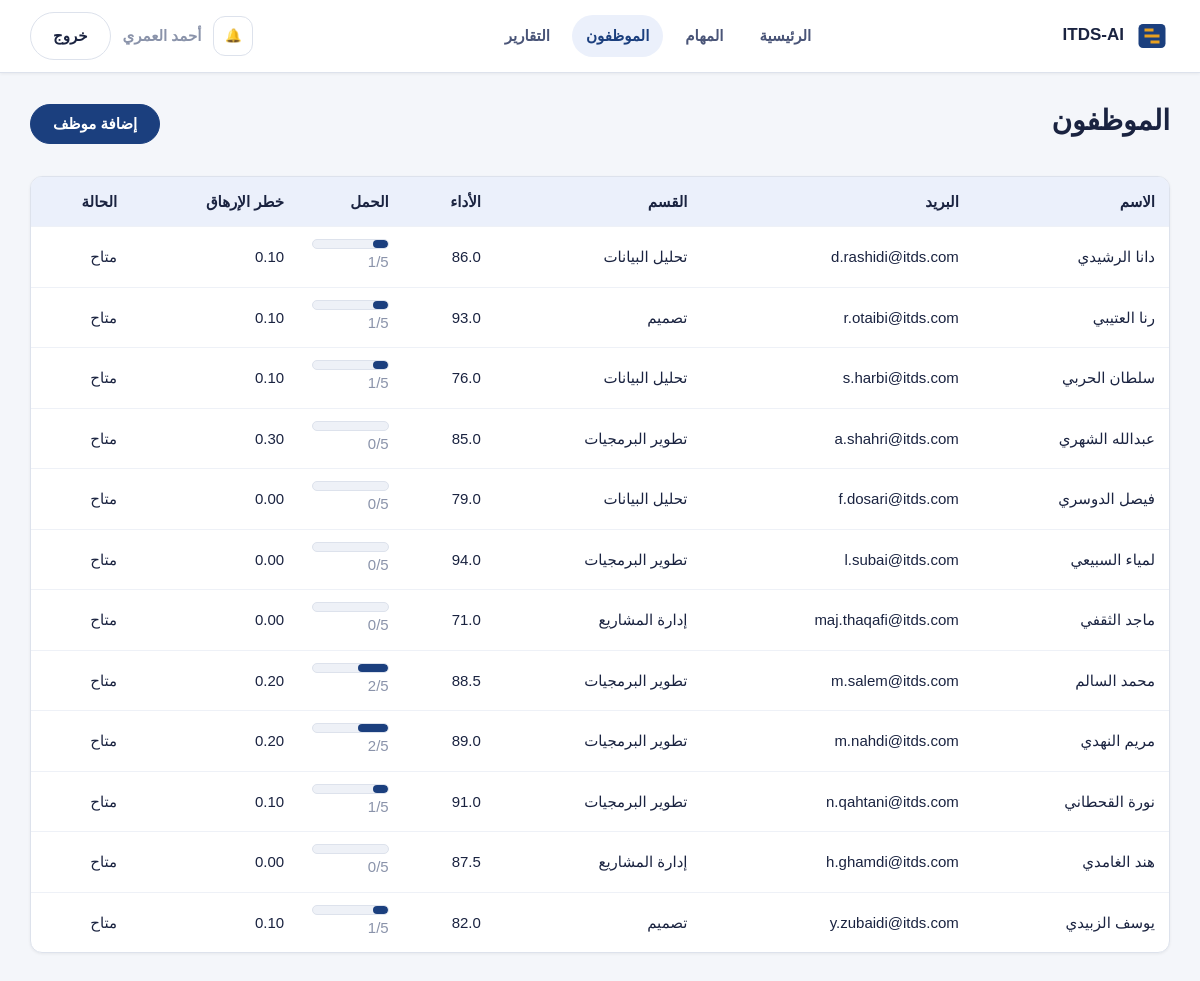
The page /admin/employees (signed in) on the database its author committed.
### tables this page shows
CREATE TABLE employees (
            id                INTEGER PRIMARY KEY AUTOINCREMENT,
            user_id           INTEGER UNIQUE REFERENCES users(id),
            department        TEXT NOT NULL,
            skills            TEXT NOT NULL,
            performance_score REAL DEFAULT 75.0,
            speed_score       REAL DEFAULT 70.0,
            current_workload  INTEGER DEFAULT 0,
            max_workload      INTEGER DEFAULT 5,
            total_tasks_done  INTEGER DEFAULT 0,
            burnout_risk      REAL DEFAULT 0.0,
            is_available      INTEGER DEFAULT 1,
            joined_at         TEXT DEFAULT (datetime('now'))
        );

CREATE TABLE users (
            id         INTEGER PRIMARY KEY AUTOINCREMENT,
            name       TEXT NOT NULL,
            email      TEXT UNIQUE NOT NULL,
            password   TEXT NOT NULL,
            role       TEXT NOT NULL CHECK(role IN ('admin', 'employee')),
            created_at TEXT DEFAULT (datetime('now'))
        );

### routes/admin_routes.py (the view)
@admin_bp.route("/employees")
@admin_required
def employees_page():
    conn = get_connection()
    try:
        rows = conn.execute(
            """
            SELECT e.*, u.name, u.email
            FROM employees e JOIN users u ON u.id = e.user_id
            ORDER BY u.name
            """
        ).fetchall()
    finally:
        conn.close()
    return render_template("admin/employees.html", employees=rows, page_title="الموظفون")

### database.py (called while the page is built)
def get_connection():
    conn = sqlite3.connect(DATABASE_PATH)
    conn.row_factory = sqlite3.Row
    conn.execute("PRAGMA foreign_keys = ON")
    return conn

### templates/admin/employees.html (shortened to what this page needs)
{% extends "base.html" %}
{% block extra_css %}<link rel="stylesheet" href="{{ url_for('static', filename='css/admin.css') }}">{% endblock %}
{% block content %}
<div class="page-head">
    <h1>الموظفون</h1>
    <button type="button" class="btn btn-primary" id="open-emp-modal">إضافة موظف</button>
</div>
<div class="table-wrap">
    <table class="responsive-stack">
        <thead><tr><th>الاسم</th><th>البريد</th><th>القسم</th><th>الأداء</th><th>الحمل</th><th>خطر الإرهاق</th><th>الحالة</th></tr></thead>
        <tbody>
        {% for e in employees %}
        {% set w = (e.current_workload * 100.0 / e.max_workload) if e.max_workload else 0 %}
        {% set wp = w if w <= 100 else 100 %}
        <tr>
            <td data-label="الاسم">{{ e.name }}{% if e.burnout_risk > 0.6 %} <span title="خطر عالٍ" aria-label="تحذير">⚠️</span>{% endif %}</td>
            <td data-label="البريد">{{ e.email }}</td>
            <td data-label="القسم">{{ e.department }}</td>
            <td data-label="الأداء">{{ '%.1f'|format(e.performance_score) }}</td>
            <td data-label="الحمل">
                <div class="progress-track"><div class="progress-bar {% if wp >= 100 %}danger{% elif wp >= 70 %}warning{% endif %}" style="width: {{ '%.1f'|format(wp) }}%;"></div></div>
                <span class="text-muted">{{ e.current_workload }}/{{ e.max_workload }}</span>
            </td>
            <td data-label="خطر الإرهاق">{{ '%.2f'|format(e.burnout_risk) }}</td>
            <td data-label="الحالة">{{ 'متاح' if e.is_available else 'غير متاح' }}</td>
        </tr>
        {% endfor %}
        </tbody>
    </table>
</div>
{% endblock %}

### static/css/base.css (style rules this page uses)
:root { --primary: #1B3F7E; --primary-hover: #15336B; --primary-light: #EBF0FB; --accent: #E8A020; --accent-hover: #D4911A; --bg: #F4F6FA; --bg-white: #FFFFFF; --surface: #FFFFFF; --border: #DDE2EC; --border-light: #EEF1F7; --text-primary: #1A2340; --text-secondary: #4A5578; --text-muted: #8A93AA; --success: #1A7D4E; --success-bg: #E8F5EE; --warning: #B86A00; --warning-bg: #FFF3E0; --danger: #C0392B; --danger-bg: #FDECEA; --info: #1B5DA8; --info-bg: #E3EDFB; --shadow-sm: 0 1px 3px rgba(0, 0, 0, 0.06); --shadow-md: 0 2px 8px rgba(0, 0, 0, 0.08); --radius-sm: 8px; --radius-md: 12px; --radius-lg: 16px; --radius-full: 50px; }
* { font-family: "IBM Plex Sans Arabic", sans-serif; direction: rtl; box-sizing: border-box; transition: background-color 0.2s, border-color 0.2s, opacity 0.2s, transform 0.15s; }
html { font-size: 15px; }
body { margin: 0; min-height: 100vh; background: var(--bg); color: var(--text-primary); font-size: 15px; line-height: 1.7; }
h1, h2, h3 { font-weight: 700; color: var(--text-primary); margin: 0 0 0.5rem; }
h1 { font-size: 28px; }
.page-head { display: flex; flex-wrap: wrap; align-items: center; justify-content: space-between; gap: 16px; margin-bottom: 24px; }
.text-muted { color: var(--text-muted); }

### static/css/components.css (style rules this page uses)
.btn { display: inline-flex; align-items: center; justify-content: center; gap: 8px; padding: 10px 22px; border-radius: var(--radius-full); border: 1.5px solid transparent; font-weight: 700; font-size: 15px; cursor: pointer; font-family: inherit; background: transparent; color: var(--text-primary); }
.btn-primary { background: var(--primary); color: #fff; border-color: var(--primary); }
.table-wrap { overflow-x: auto; border: 1.5px solid var(--border); border-radius: var(--radius-md); background: var(--surface); box-shadow: var(--shadow-sm); }
.table-wrap table { width: 100%; border-collapse: collapse; min-width: 640px; }
.table-wrap th, .table-wrap td { padding: 12px 14px; text-align: right; border-bottom: 1.5px solid var(--border-light); }
.table-wrap th { font-weight: 700; background: var(--primary-light); color: var(--text-primary); }
.table-wrap tr:last-child td { border-bottom: none; }
.progress-track { height: 10px; border-radius: var(--radius-full); background: var(--border-light); overflow: hidden; border: 1.5px solid var(--border); }
.progress-bar { height: 100%; background: var(--primary); border-radius: var(--radius-full); }

### rows shown on the page
employees: name "دانا الرشيدي", email "d.rashidi@itds.com", department "تحليل البيانات", performance_score "86.0", {{ '%.1f'|format(wp) }} 20.0 (drawn), current_workload "1", max_workload "5", burnout_risk "0.10", is_available "متاح"
employees: name "رنا العتيبي", email "r.otaibi@itds.com", department "تصميم", performance_score "93.0", {{ '%.1f'|format(wp) }} 20.0 (drawn), current_workload "1", max_workload "5", burnout_risk "0.10", is_available "متاح"
employees: name "سلطان الحربي", email "s.harbi@itds.com", department "تحليل البيانات", performance_score "76.0", {{ '%.1f'|format(wp) }} 20.0 (drawn), current_workload "1", max_workload "5", burnout_risk "0.10", is_available "متاح"
employees: name "عبدالله الشهري", email "a.shahri@itds.com", department "تطوير البرمجيات", performance_score "85.0", current_workload "0", max_workload "5", burnout_risk "0.30", is_available "متاح"
employees: name "فيصل الدوسري", email "f.dosari@itds.com", department "تحليل البيانات", performance_score "79.0", current_workload "0", max_workload "5", burnout_risk "0.00", is_available "متاح"
employees: name "لمياء السبيعي", email "l.subai@itds.com", department "تطوير البرمجيات", performance_score "94.0", current_workload "0", max_workload "5", burnout_risk "0.00", is_available "متاح"
employees: name "ماجد الثقفي", email "maj.thaqafi@itds.com", department "إدارة المشاريع", performance_score "71.0", current_workload "0", max_workload "5", burnout_risk "0.00", is_available "متاح"
employees: name "محمد السالم", email "m.salem@itds.com", department "تطوير البرمجيات", performance_score "88.5", {{ '%.1f'|format(wp) }} 40.0 (drawn), current_workload "2", max_workload "5", burnout_risk "0.20", is_available "متاح"
employees: name "مريم النهدي", email "m.nahdi@itds.com", department "تطوير البرمجيات", performance_score "89.0", {{ '%.1f'|format(wp) }} 40.0 (drawn), current_workload "2", max_workload "5", burnout_risk "0.20", is_available "متاح"
employees: name "نورة القحطاني", email "n.qahtani@itds.com", department "تطوير البرمجيات", performance_score "91.0", {{ '%.1f'|format(wp) }} 20.0 (drawn), current_workload "1", max_workload "5", burnout_risk "0.10", is_available "متاح"
employees: name "هند الغامدي", email "h.ghamdi@itds.com", department "إدارة المشاريع", performance_score "87.5", current_workload "0", max_workload "5", burnout_risk "0.00", is_available "متاح"
employees: name "يوسف الزبيدي", email "y.zubaidi@itds.com", department "تصميم", performance_score "82.0", {{ '%.1f'|format(wp) }} 20.0 (drawn), current_workload "1", max_workload "5", burnout_risk "0.10", is_available "متاح"

### other values the page prints
{{ session.user_name }} "أحمد العمري"
